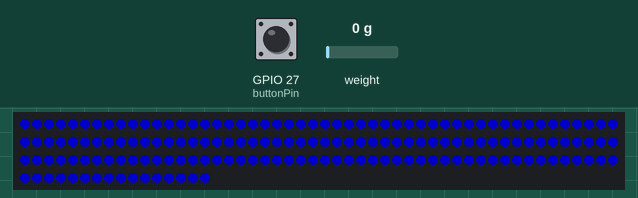
This program was run on a simulated ESP32. Parts: 166 RGB LEDs in strip order, left to right, continuing on the next row. The inputs (shaded band) are chosen by the test bench; at power-on: weight on the scale 0 g, GPIO 27 (buttonPin) HIGH. Dim RGB values are drawn brighter than linear; colours are those a GRB WS2812 strip shows for the declared byte order.

Above: at 1.1 s.
2.3 s: weight on the scale set to 100 g
At 4.7 s:
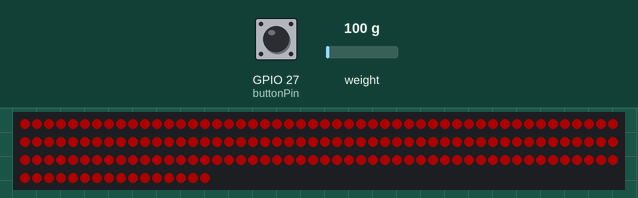
5.5 s: weight on the scale set to 1250 g
At 5.9 s:
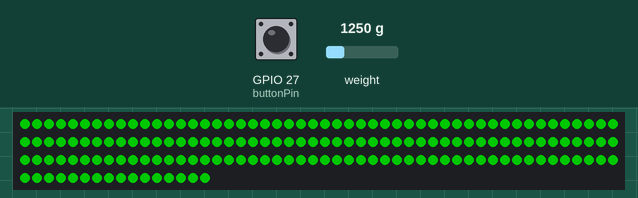
9.7 s: GPIO 27 (buttonPin) pulled LOW for 1.3 s
At 14.4 s:
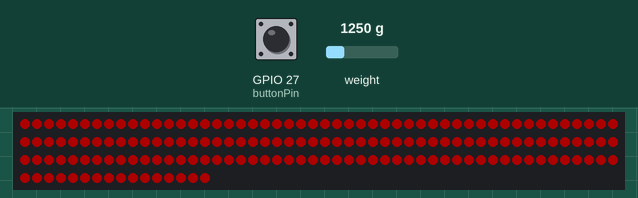
14.7 s: weight on the scale set to 100 g
At 15.1 s:
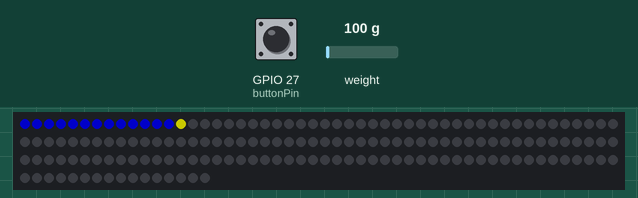
17.7 s: weight on the scale set to 2500 g
At 18.1 s:
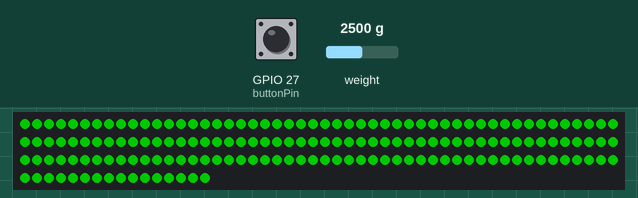
Timing chart, 0 to 20.7 s (numbered marks = the images above; inputs shaded):
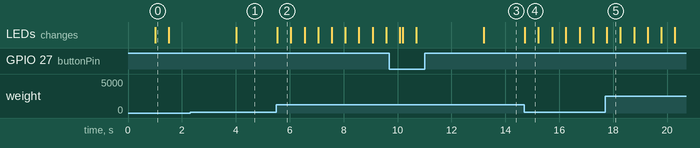

The program:

main.cpp
```cpp
#include <Arduino.h>
#include <string>
#include <iostream>

// ledstrip constants
#include <FastLED.h>
const int LED_amount = 166;
#define NUM_LEDS LED_amount
#define LED_PIN 25
CRGB LEDs[NUM_LEDS];

// HX711 constants
#include "HX711.h"
const int LOADCELL_DOUT_PIN = 26;
const int LOADCELL_SCK_PIN = 18;
HX711 scale;
int const_correctionfactor = 0;

const int buttonPin = 27;
void blink(CRGB color, int time, int first_number, int final_number)
{
  for (int i = first_number - 1; i <= final_number - 1; i++)
  {
    LEDs[i] = color;
  }
  FastLED.show();
  delay(time);
  for (int i = first_number - 1; i <= final_number - 1; i++)
  {
    LEDs[i] = CRGB ::Black;
  }
  FastLED.show();
}

void fill(CRGB color, int first_number, int final_number)
{
  for (int i = 0; i + 1 <= LED_amount; i++)
  {
    if (i + 1 >= first_number && i + 1 <= final_number)
    {
      LEDs[i] = color;
    }
    else
    {
      LEDs[i] = CRGB ::Black;
    }
  }
  FastLED.show();
}

int loadcell_setup()
{
  int correctionfactor = 0;
  String start = "start";
  while (start != Serial.readString()) // type start and send as text to start this program
  {
    delay(100);
  }
  Serial.println("Place your referance weight on the scale and enter the weight in grams.");
  int gewicht_int = 0;
  while (gewicht_int == 0)
  {
    if (Serial.available() != 0)
    {
      gewicht_int = (Serial.readString()).toInt(); // Serial.println(gewicht_int);
      int gewicht_ADC = scale.get_units(20);
      correctionfactor = gewicht_ADC / gewicht_int;
      Serial.println("correctionfactor: " + String(gewicht_ADC) + "/" + String(gewicht_int) + " = " + String(correctionfactor));
      scale.set_scale(correctionfactor);
      Serial.println("the scale is now calebrated");
    }
    delay(100);
  }
  return correctionfactor;
}

void setup()
{
  Serial.begin(57600);
  pinMode(buttonPin, INPUT_PULLUP);

  // led setup
  FastLED.addLeds<WS2812, LED_PIN, RGB>(LEDs, NUM_LEDS);
  FastLED.setBrightness(100); // valeu between 0-255
  fill_solid(LEDs, NUM_LEDS, CRGB::Black);
  FastLED.show();

  // loadcell setup
  scale.begin(LOADCELL_DOUT_PIN, LOADCELL_SCK_PIN);
  scale.set_scale();
  scale.tare();
}

void loop()
{
  blink(CRGB::Blue, 500, 1, LED_amount);
  float full_bin = scale.get_units(20); // Serial.print(full_bin); //testcode
  while (digitalRead(buttonPin) != 0)
  {
    int amount_leds_on = round((LED_amount * (scale.get_units(5) / full_bin))); // Serial.println(amount_leds_on); // testcode
    if (amount_leds_on == LED_amount)
    {
      fill_solid(LEDs, NUM_LEDS, CRGB::Green);
      FastLED.show();
    }
    else if (amount_leds_on > LED_amount)
    {
      blink(CRGB::Red, 500, 1, LED_amount);
    }
    else
    {
      fill(CRGB::Blue, 1, amount_leds_on);
      blink(CRGB::Yellow, 500, amount_leds_on + 1, amount_leds_on + 1);
    }
  }
  delay(100);
}
```

Measured:
- after the input at 2.3 s, the LEDs: change after 1.7 s (image 1)
- after the input at 5.5 s, the LEDs: change at once (image 2)
- after the input at 9.7 s, the LEDs: first differ from a run without the input after 0.49 s (image 3 shows a later state)
- after the input at 14.7 s, the LEDs: change at once (image 4)
- after the input at 17.7 s, the LEDs: change after 0.06 s (image 5)
- what the display in image 0 shows lasts 0.5 s, from 1.0 s to 1.5 s
